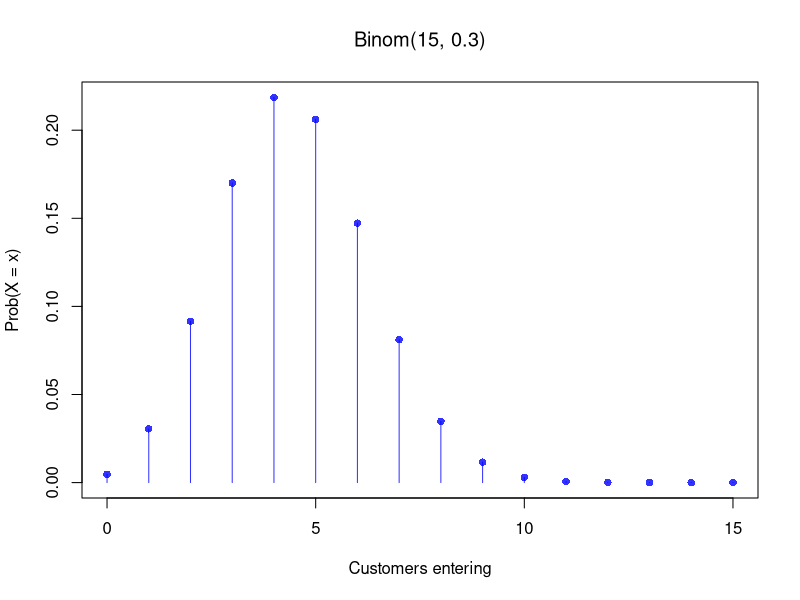
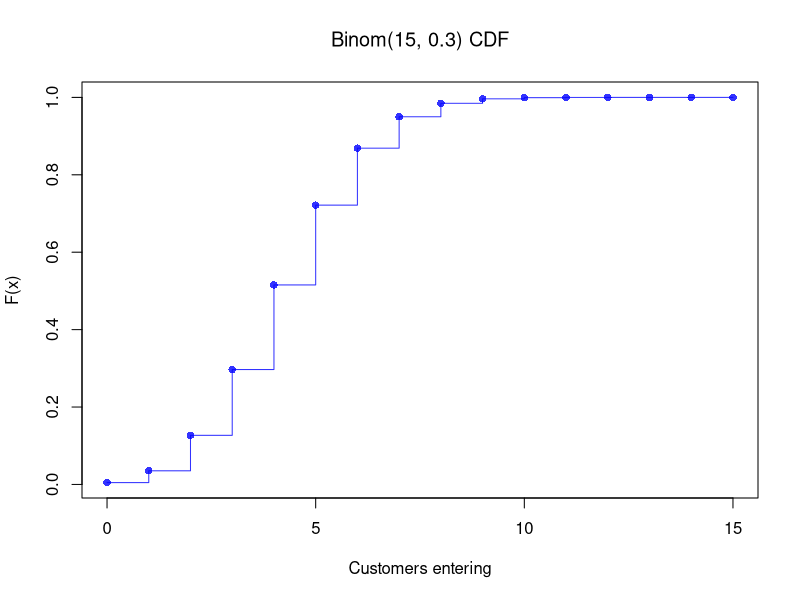
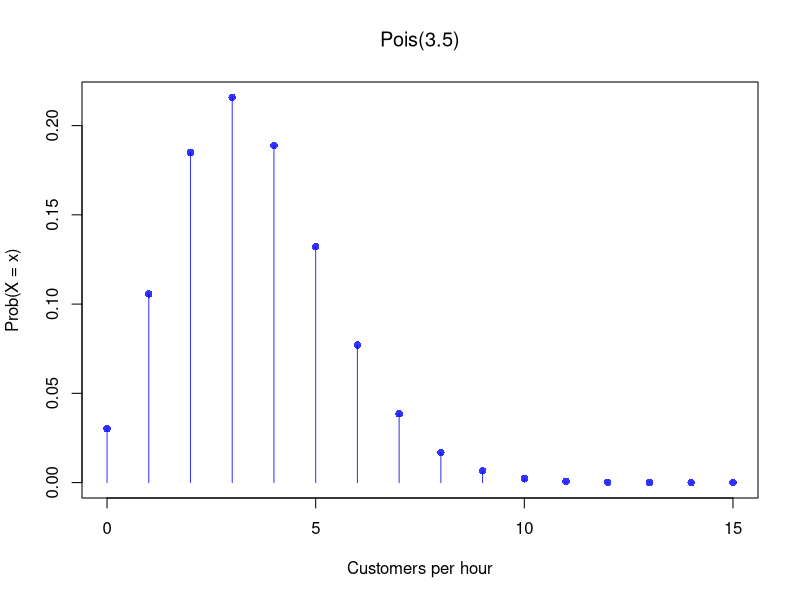
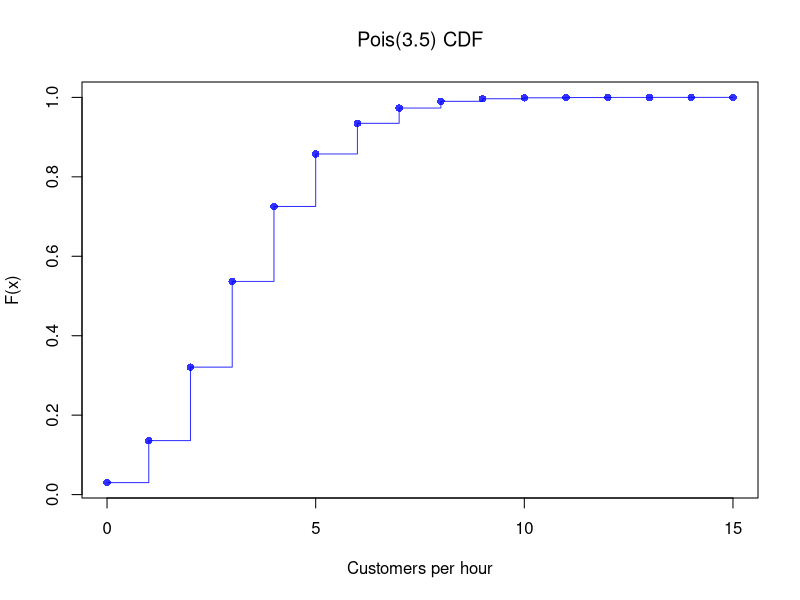
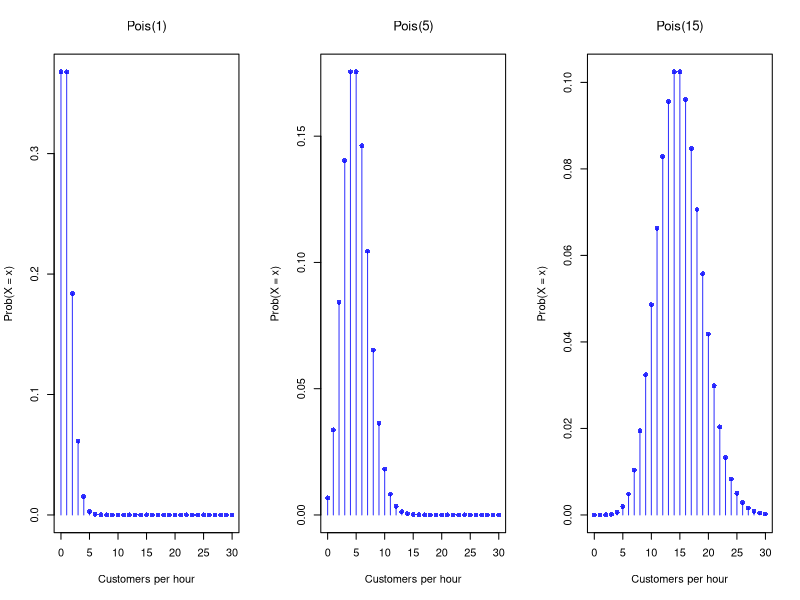
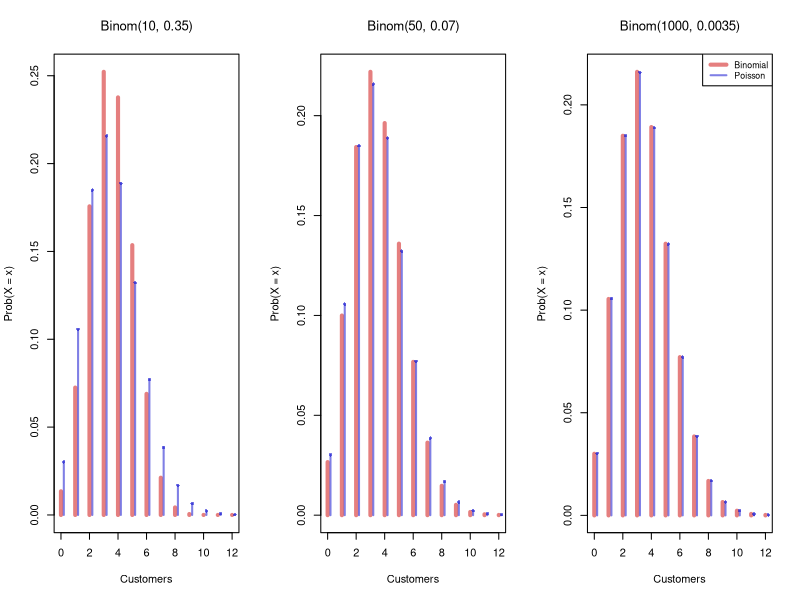
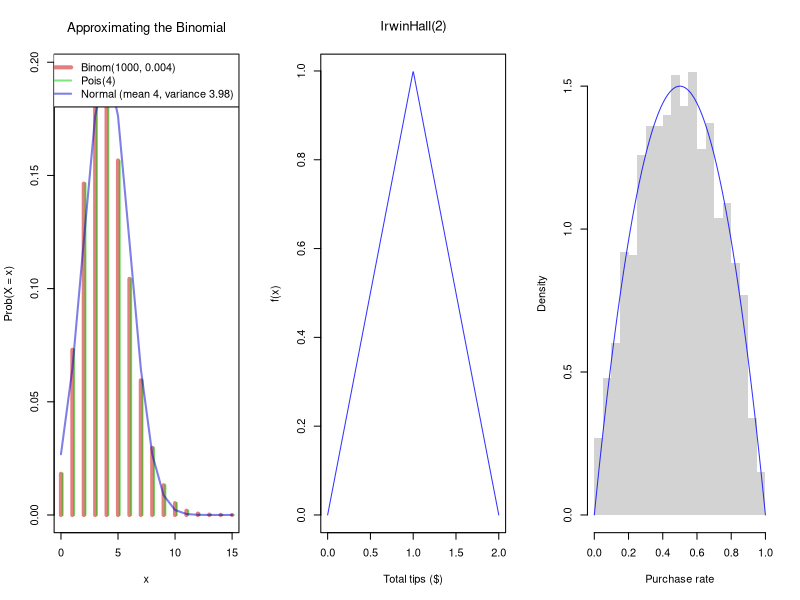
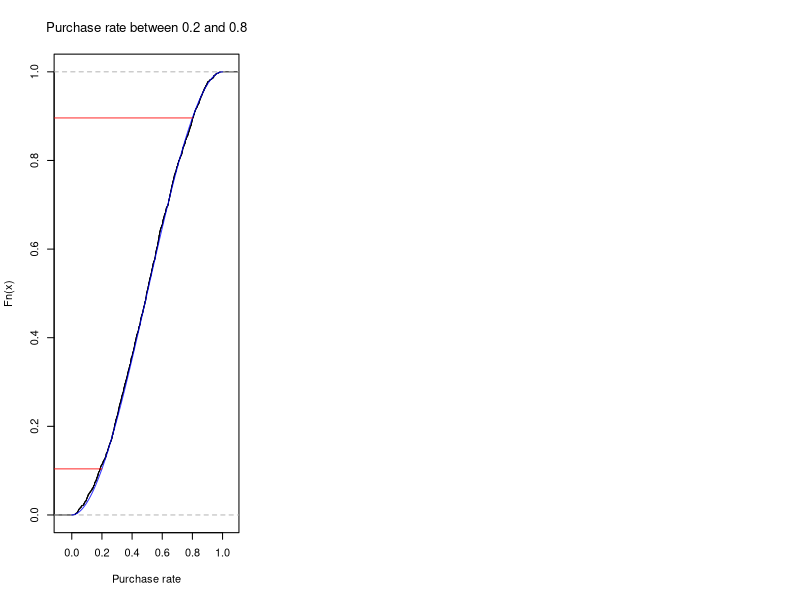

Here is the R script that generated these plots, in order:
## ---- chunk 1
# Hidden seed so every render draws the same random numbers
set.seed(1)
## ---- chunk 2
## Store: 15 passers-by, 30% chance each enters
n <- 15
theta <- 0.3

# PMF plot
x <- seq(0, n)
f_x <- dbinom(x, n, theta)
plot(x, f_x, type = 'h', col = rgb(0, 0, 1, .8),
    main=NA, xlab = 'Customers entering', ylab = 'Prob(X = x)')
title(bquote(paste('Binom(', .(n), ', ', .(theta), ')')), font.main=1)
points(x, f_x, pch = 16, col = rgb(0, 0, 1, .8))

## Theoretical CDF
F_x <- pbinom(x, n, theta)
plot(x, F_x, type='s', col=rgb(0, 0, 1, .8),
    xlab = 'Customers entering', ylab = 'F(x)', main=NA)
points(x, F_x, pch=16, col=rgb(0, 0, 1, .8))
title(bquote(paste('Binom(', .(n), ', ', .(theta), ') CDF')), font.main=1)
## ---- chunk 3
# Individual terms
x <- c(0, 1, 2)
px <- dbinom(x, size=20, prob=0.05)
round(px, 2)

# CDF: Prob(X <= 2)
pbinom(2, size=20, prob=0.05)
## ---- chunk 4
n <- 8
theta <- 0.3
x_sim <- rbinom(1000, n, theta)
## ---- chunk 5
# Compare empirical simulation vs theoretical
n <- 2
theta <- 3/4
x_sim <-  rbinom(1000, size=n, prob=theta)

# Mean
c(empirical = mean(x_sim), theoretical = n*theta)

# Variance
c(empirical  = var(x_sim),  theoretical  = n*theta*(1-theta))
## ---- chunk 6
## Store: lambda = 3.5 customers per hour
lambda <- 3.5

# PMF plot
x <- seq(0, 15)
f_x <- dpois(x, lambda)
plot(x, f_x, type='h', col=rgb(0, 0, 1, .8),
     xlab = 'Customers per hour', ylab = 'Prob(X = x)', main=NA)
points(x, f_x, pch = 16, col = rgb(0, 0, 1, .8))
title(bquote(paste('Pois(', .(lambda), ')')), font.main=1)

# CDF plot
F_x <- ppois(x, lambda)
plot(x, F_x, type='s', col=rgb(0, 0, 1, .8),
    xlab = 'Customers per hour', ylab = 'F(x)', main=NA)
points(x, F_x, pch=16, col=rgb(0, 0, 1, .8))
title(bquote(paste('Pois(', .(lambda), ') CDF')), font.main=1)
## ---- chunk 7
# Compare empirical simulation vs theoretical
lambda <- 3.5
x_sim <- rpois(1e4, lambda)
c(emp_mean = mean(x_sim), th_mean = lambda)
c(emp_var  = var(x_sim),  th_var  = lambda)
## ---- chunk 8
# Prob(X > 7)
1 - ppois(7, lambda=4.5)

# Verify: sum the PMF from 0 to 7
sum(dpois(0:7, lambda=4.5))
## ---- chunk 9
# Shape varies with lambda
par(mfrow=c(1, 3))
for(lam in c(1, 5, 15)) {
    x <- seq(0, 30)
    f_x <- dpois(x, lam)
    plot(x, f_x, type='h', col=rgb(0, 0, 1, .8),
        xlab = 'Customers per hour', ylab = 'Prob(X = x)', main=NA)
    points(x, f_x, pch=16, col=rgb(0, 0, 1, .8))
    title(bquote(paste('Pois(', .(lam), ')')), font.main=1)
}
## ---- chunk 10
# Binomial approaches Poisson as n grows
lambda <- 3.5
x <- seq(0, 12)
f_pois <- dpois(x, lambda)

par(mfrow=c(1, 3))
for(n in c(10, 50, 1000)) {
    f_binom <- dbinom(x, size=n, prob=lambda/n)
    comp_cols <- c(rgb(.8, 0, 0, .5), rgb(0, 0, .8, .5))
    plot(x, f_binom, type='h', col=comp_cols[1], lwd=4,
        xlab='Customers', ylab='Prob(X = x)', main=NA)
    points(x + 0.2, f_pois, type='h', col=comp_cols[2], lwd=2)
    points(x + 0.2, f_pois, pch=16, col=comp_cols[2], cex=0.7)
    title(bquote(paste('Binom(', .(n), ', ', .(round(lambda/n, 4)), ')')), font.main=1)
}
legend('topright', c('Binomial', 'Poisson'),
    col=comp_cols, lwd=c(4, 2), cex=0.8)
## ---- chunk 11
# Binom(1000, 0.004) vs Pois(4) vs Normal with mean 4 and variance 3.98.
n <- 1000
theta <- 0.004
x <- seq(0, 15)
f_binom <- dbinom(x, size=n, prob=theta)
f_pois  <- dpois(x, lambda=n*theta)
f_norm  <- dnorm(x, mean=n*theta, sd=sqrt(n*theta*(1-theta)))

approx_cols <- c(rgb(.8, 0, 0, .5), rgb(0, .8, 0, .5), rgb(0, 0, .8, .5))
plot(x, f_binom, type='h', col=approx_cols[1], lwd=4,
    xlab='x', ylab='Prob(X = x)',
    main=NA)
title('Approximating the Binomial', font.main=1)
points(x + 0.15, f_pois, type='h', col=approx_cols[2], lwd=2)
lines(x, f_norm, col=approx_cols[3], lwd=2)
legend('topright',
    c('Binom(1000, 0.004)', 'Pois(4)', 'Normal (mean 4, variance 3.98)'),
    col=approx_cols, lwd=c(4, 2, 2))
## ---- chunk 12
## Tip jar: total tips from n customers, each Uniform(0, 1)
# Irwin-Hall PDF function
dirwinhall <- function(x, n) {
    f_x <- rep(NA, length(x))
    for(i in seq(x)) {
        xx <- x[i]
        if(xx < 0 | xx > n){
            f_x[i] <- 0
        } else {
            k <- seq(0, floor(xx))
            f_k <- sum((-1)^k*choose(n, k)*(xx-k)^(n-1))/factorial(n-1)
            f_x[i] <- f_k
        }
    }
    return(f_x)
}

# Two customers
n <- 2
x <- seq(0, n, length.out = 500)

# Compute and plot PDF
f_x <- dirwinhall(x, n)
plot(x, f_x, type='l', col=rgb(0, 0, 1, .8),
    main=NA, xlab = 'Total tips ($)', ylab = 'f(x)')
title(bquote(paste('IrwinHall(', .(n), ')')), font.main=1)
## ---- chunk 13
## Daily purchase rate: Beta(2, 2)
x4_hat <- rbeta(2000, 2, 2)
hist(x4_hat, breaks=20, border=NA, main=NA, freq=FALSE,
    xlab='Purchase rate')

x <- seq(0, 1, by=.01)
fx <- dbeta(x, 2, 2)
lines(x, fx, col=rgb(0, 0, 1, .8))
## ---- chunk 14
plot(ecdf(x4_hat), main=NA,
    xlab='Purchase rate') # Empirical

x <- seq(0, 1, by=.01) # Theoretical
Fx <- pbeta(x, 2, 2)
lines(x, Fx, col=rgb(0, 0, 1, .8))

# Middle Interval Example
F2 <- pbeta(0.2, 2, 2)
F8 <- pbeta(0.8, 2, 2)
F_2_8 <- F8 - F2
F_2_8

# Visualize
title('Purchase rate between 0.2 and 0.8', font.main=1)
segments(0.2, F2, -1, F2, col=rgb(1, 0, 0, .8))
segments(0.8, F8, -1, F8, col=rgb(1, 0, 0, .8))
## ---- chunk 15
#| fig-width: 8
#| fig-height: 6
op <- par(no.readonly = TRUE); on.exit(par(op), add = TRUE)
x <- seq(0, 1, by=.01)
pars <- expand.grid(c(.5, 1, 2), c(.5, 1, 2))
par(mfrow=c(3, 3))
apply(pars, 1, function(p){
    fx <- dbeta(x, p[1], p[2])
    plot(x, fx, type='l', xlim=c(0, 1), ylim=c(0, 4), lwd=2, col=rgb(0, 0, 1, .8),
        xlab='Purchase rate', ylab='f(x)', main=NA)
})
title('Beta densities', outer=TRUE, line=-1, font.main=1)
## ---- chunk 16
# Simulation verification
set.seed(123)
x <- seq(1, 6)
rolls <- sample(x, 1e6, replace = TRUE)
A <- rolls > 2
B <- rolls %% 2 == 0
P_AcondB <- mean(A & B) / mean(B)
round(P_AcondB, 3)
## ---- chunk 17
# Simulation verification
set.seed(123)
rolls <- sample(seq(1, 6), 1e6, replace=TRUE)
A <- rolls > 2
B <- rolls %% 2 == 0
# Prob(B | A)
mean(B[A])
## ---- chunk 18
# Simulation verification
set.seed(42)
n <- 1e6
supplier <- sample(c('A', 'B'), n, replace=TRUE, prob=c(0.6, 0.4))
defect_rate <- ifelse(supplier == 'A', 0.03, 0.05)
defective <- runif(n) < defect_rate

# Prob(A | D)
mean(supplier[defective] == 'A')
